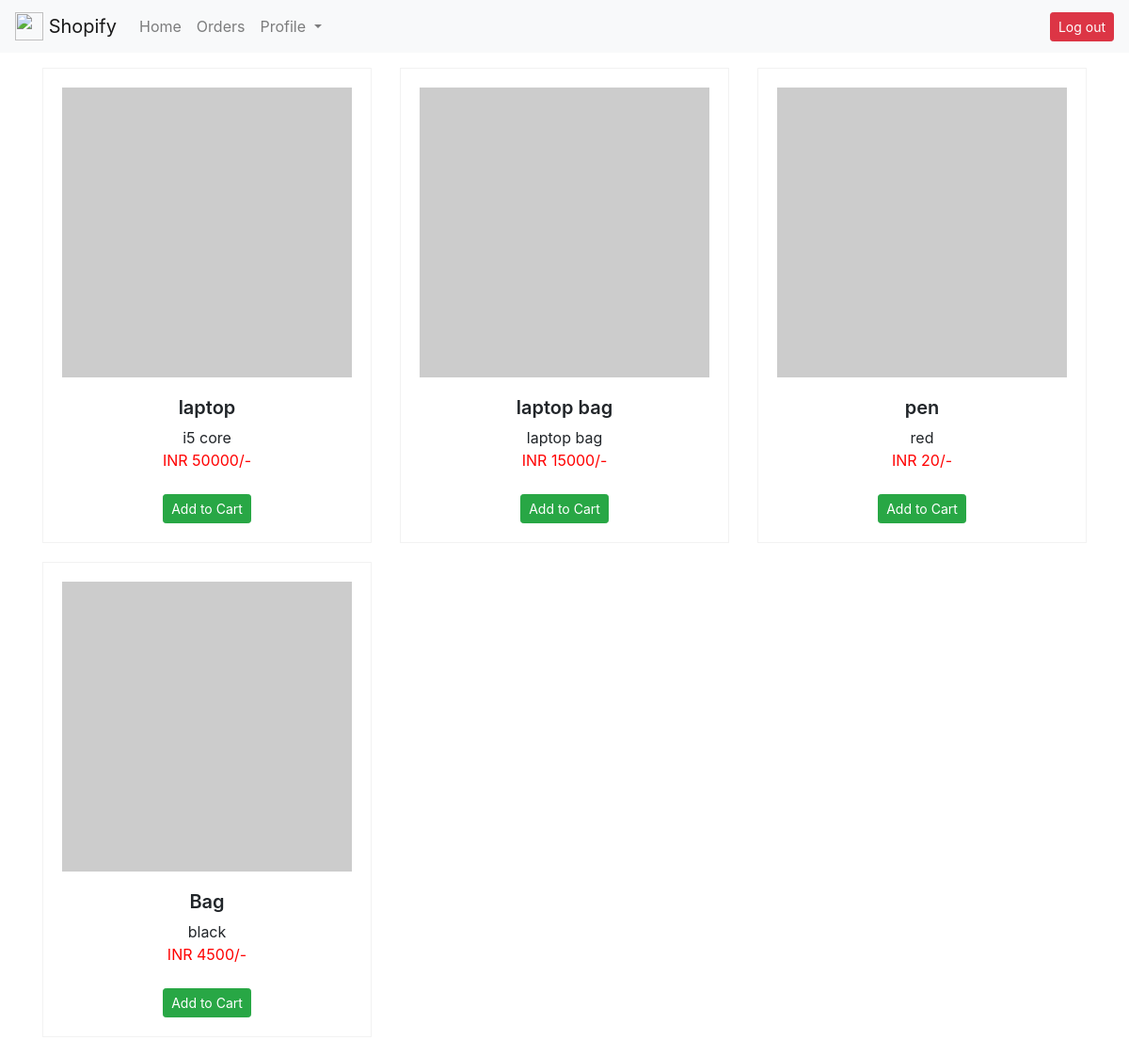
The page /order.php (signed in) on the database as committed earlier.
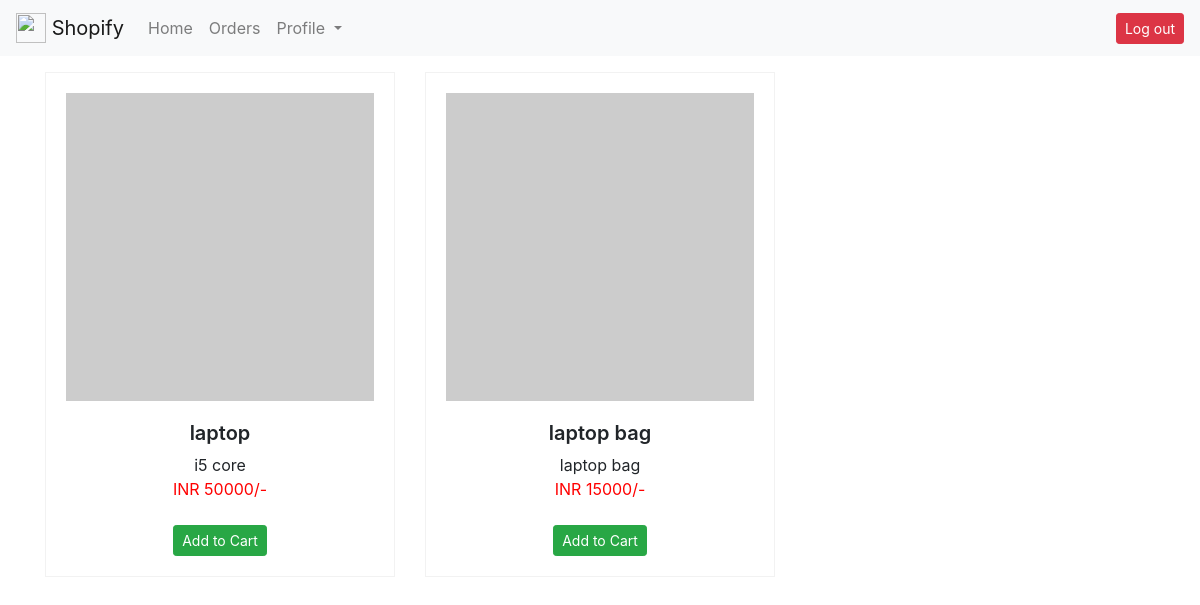
The same page on the database as committed later.
### tables this page shows
CREATE TABLE `product` (
  `order_id` int(11) NOT NULL,
  `prod_name` varchar(255) DEFAULT NULL,
  `prod_desc` varchar(255) DEFAULT NULL,
  `prod_price` int(11) DEFAULT NULL,
  `prod_quantity` int(11) DEFAULT NULL
);

### order.php (the view, shortened to what this page needs)
<?php
if (isset($_SESSION['email'])) {
  $email = $_SESSION['email'];
  include "include/conn.php";
  $query = "SELECT * FROM customer WHERE email = '$email'";
  $result = mysqli_query($conn, $query);
  $customer = mysqli_fetch_assoc($result);
  $userid = $customer['ID'];
  $query2 = "SELECT * from product where prod_quantity > 0";
  $result2 = mysqli_query($conn, $query2);
  while ($row = $result2->fetch_assoc()) {
    $datas[]=$row;
    }
?>
    <!doctype html>
    <html lang="en">
    <head>
      <link href="css/order.css" rel="stylesheet">
      </head>
    <body>
    <?php include "include/header.php"; ?>
    <!DOCTYPE html>
<html lang="en">
<head>
<div class="container">
  <div class="row">
    <?php
    foreach($datas as $data){
      echo '
      <div class="col-sm-6 col-md-4">
      <div class="shop__thumb">
      <form method="post" action="">
      <input type="text" hidden name="prod_name" value="'.$data['prod_name'].'">
      <input type="text" hidden name="uid" value="'.$userid.'">
          <div class="shop-thumb__img">
            <img src="https://via.placeholder.com/400x400/87CEFA/000000" class="img-responsive" alt="...">
          </div>
          <h5 class="shop-thumb__title">
            '.$data['prod_name'].'
          </h5>
          <div>
          '.$data['prod_desc'].'
          </div>
          <div class="shop-thumb__price">
            <span class="shop-thumb-price_new">INR '.$data['prod_price'].'/-</span>
          </div><br>
          <input type="submit" class="btn btn-success btn-sm my-2 my-sm-0" name="submit" value="Add to Cart"/>
          </form>
      </div>
    </div>
      ';
    }
    ?>
      </div>
    </div>
</body>
</html>
<?php
} else {
  header('location: login.php');
}
?>

### include/header.php (shortened to what this page needs)
      <link rel="stylesheet" href="https://cdn.jsdelivr.net/npm/bootstrap@4.5.3/dist/css/bootstrap.min.css">
<nav class="navbar fixed-top navbar-expand-lg navbar-light bg-light">
<a class="navbar-brand" href="#">
    <img src="https://img.icons8.com/color/55/000000/shopify.png" width="30" height="30" class="d-inline-block align-top" alt="">
    Shopify
  </a>
  <div class="collapse navbar-collapse" id="navbarTogglerDemo02">
    <ul class="navbar-nav mr-auto mt-2 mt-lg-0">
      <li class="nav-item">
        <a class="nav-link" href="order.php">Home</a>
      </li>
      <li class="nav-item">
        <a class="nav-link" href="cart.php">Orders</a>
      </li>
      <li class="nav-item dropdown">
        <a class="nav-link dropdown-toggle" href="#" id="navbarDropdownMenuLink" data-toggle="dropdown" aria-haspopup="true" aria-expanded="false">
          Profile
        </a>
      </li>
    </ul>
    <a href="logout.php"><button type="button" class="btn btn-danger btn-sm my-2 my-sm-0" >Log out</button></a>
  </div>
</nav>
<br><br><br>

### css/order.css (style rules this page uses)
body { margin-top:20px; }
.shop__thumb { border: 1px solid rgba(0, 0, 0, 0.05); padding: 20px; margin-bottom: 20px; background-color: white; text-align: center; -webkit-transition: border-color 0.1s, -webkit-box-shadow 0.1s; -o-transition: border-color 0.1s, box-shadow 0.1s; transition: border-color 0.1s, box-shadow 0.1s; }
.shop-thumb__img { position: relative; margin-bottom: 20px; overflow: hidden; }
.shop-thumb__img img { width: 100%; }
.shop-thumb__title { font-weight: 600; }
.shop-thumb__price { color: #777777; }
.shop-thumb-price_new { color: red; }

Rows that differ between the two databases and show on the page:
removed product: prod_name "pen", prod_desc "red", prod_price "20"
removed product: prod_name "Bag", prod_desc "black", prod_price "4500"
